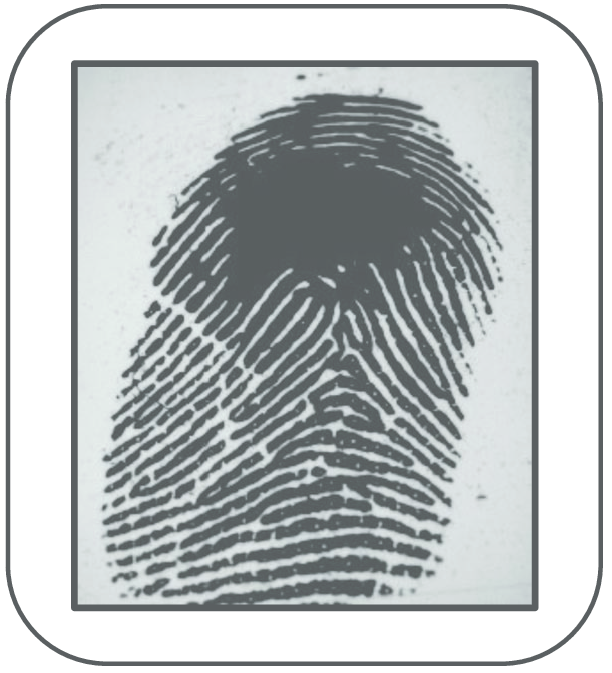
#> input picture SEC9/fingerwithnoise.png, 612 x 673 px
$ python burteforce.py
#> lines starting #> are read from the running program, lines starting #| are printed output that depends on the picture
import cv2
img1 = cv2.imread('fingerwithnoise.png')
#> img1 is the input picture: shape (673, 612, 3); mean B, G, R 194.1, 193.5, 189.1
img2 = cv2.cv2.imread('fingerprint.jpg')
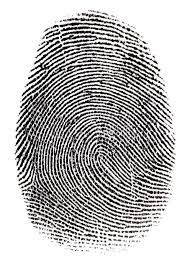
#> input picture SEC9/fingerprint.jpg, 190 x 265 px
#> img2 is the input picture: shape (265, 190, 3); mean B, G, R 184.3, 184.6, 185.3
# ORB
orb = cv2.ORB_create()
kp1, des1 = orb.detectAndCompute(img1, None)
#> kp1 = 500 keypoints; strongest (x, y, size): (73, 62, 53.6), (71, 608, 31), (72, 608, 44.6), (72, 62, 44.6)
kp2, des2 = orb.detectAndCompute(img2, None)
#> kp2 = 418 keypoints; strongest (x, y, size): (62, 39, 31), (56, 38, 31), (62, 35, 31), (42, 210, 31)
bf = cv2.BFMatcher(cv2.NORM_HAMMING, crossCheck= True)
matches = bf.match(des1, des2)
#> matches = 147 matches
matches= sorted(matches, key= lambda x:x.distance)
result = cv2.drawMatches(img1, kp1,img2, kp2, matches, None)
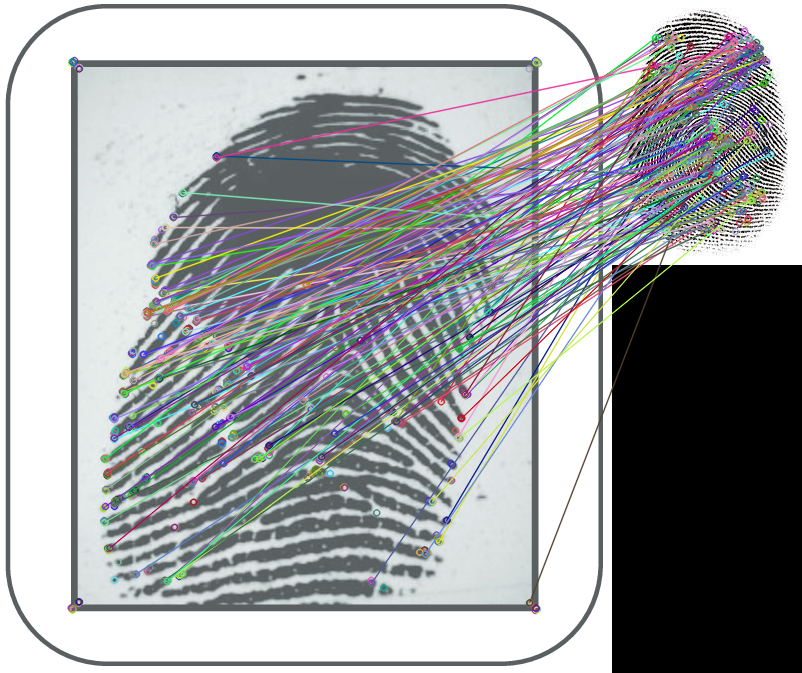
#> result: shape (673, 802, 3); mean B, G, R 161.3, 159.4, 157.3
cv2.imshow("img1", img1)
cv2.imshow("img2", img2)
cv2.imshow("result", result)
cv2.waitKey()
cv2.destroyAllWindows()
